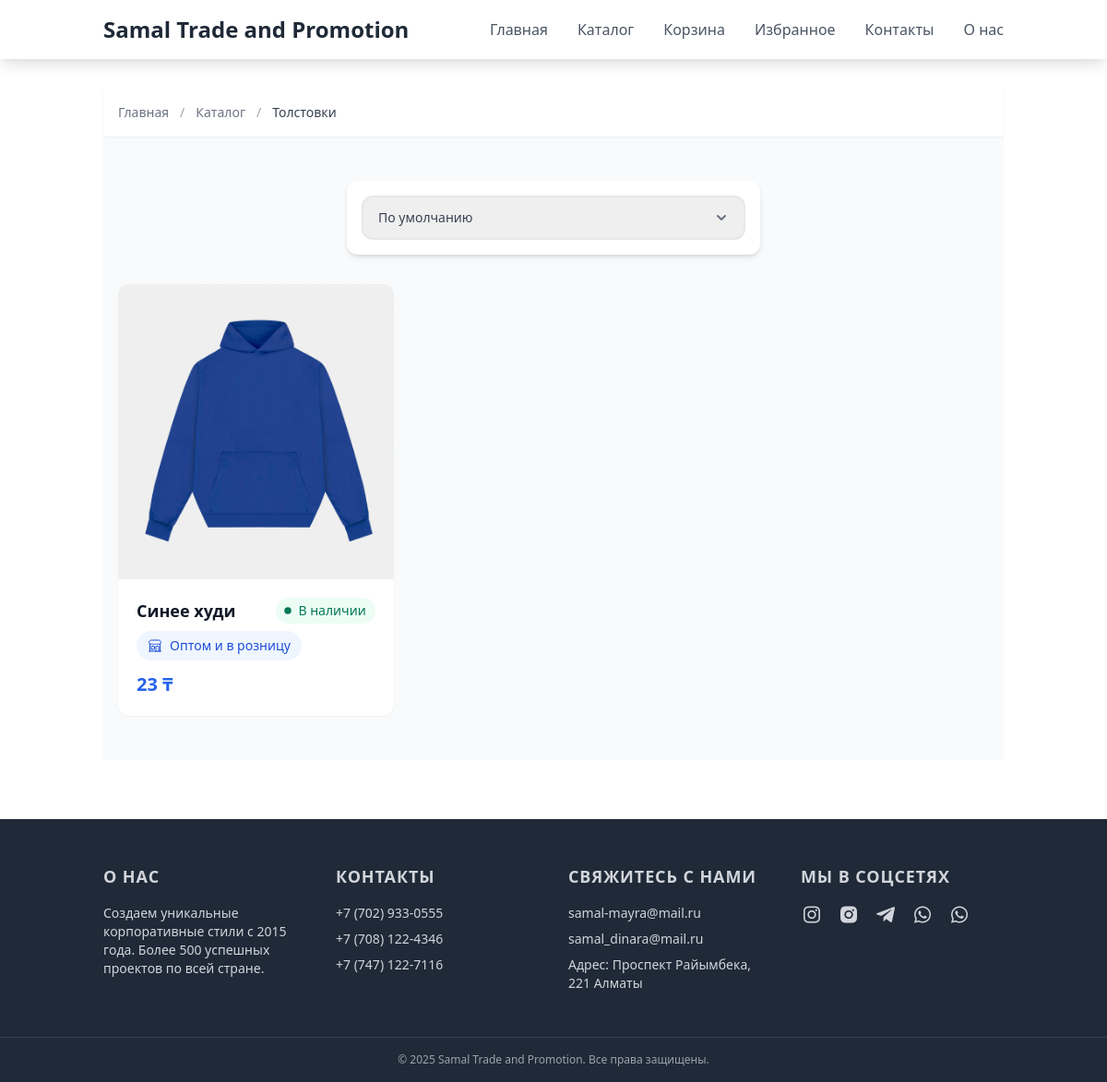
Page /category/tolstovki/ on the earlier database version.
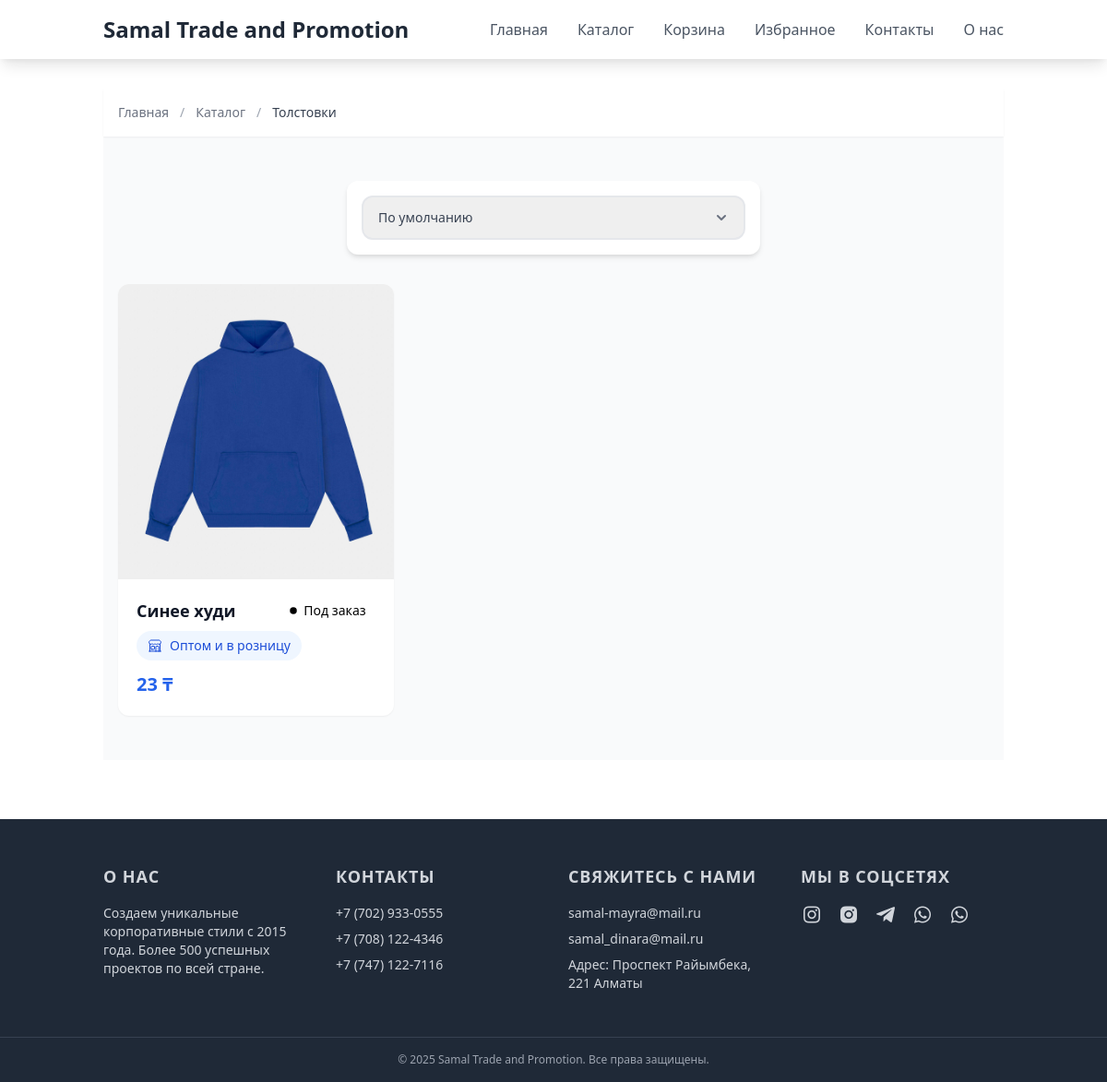
Same page on the later database version.
### samal/models.py (models this page shows, shortened)
class Product(models.Model):
    name = models.CharField(max_length=255, verbose_name='Название')
    slug = models.SlugField(max_length=255, unique=True, verbose_name='URL')
    image = models.ImageField(upload_to='product_images/', blank=True, null=True, verbose_name='Изображение')
    price = models.DecimalField(max_digits=10, decimal_places=2, verbose_name='Цена', blank=True, null=True)
    UNIT_CHOICES = [
        ('pcs', 'шт'),
        ('kg', 'кг'),
    ]
    unit = models.CharField(
        max_length=3,
        choices=UNIT_CHOICES,
        default='pcs',
        verbose_name='Единица измерения'
    )
    category = models.ForeignKey(Category, on_delete=models.CASCADE, verbose_name='Категория')
    description = models.TextField(verbose_name='Описание', blank=True)
    created_at = models.DateTimeField(auto_now_add=True, verbose_name='Дата создания')
    updated_at = models.DateTimeField(auto_now=True, verbose_name='Дата обновления')
    AVAILABILITY_CHOICES = [
        ('in_stock', 'В наличии'),
        ('on_order', 'Под заказ'),
    ]
    availability = models.CharField(
        max_length=10,
        choices=AVAILABILITY_CHOICES,
        default='in_stock',
        verbose_name='Наличие'
    )
    expected_delivery = models.CharField(max_length=50, blank=True, verbose_name='Срок поставки')
    class Meta:
        verbose_name = 'Продукт'
        verbose_name_plural = 'Продукты'

### samal/views.py (the view)
# urls.py: path('category/<slug:slug>/', category_detail, name='category_detail'),
def category_detail(request, slug):
    category = get_object_or_404(Category, slug=slug)
    products_list = Product.objects.filter(category=category)
    sort_option = request.GET.get('sort', '')
    if sort_option == 'price_asc':
        products_list = products_list.order_by('price')
    elif sort_option == 'price_desc':
        products_list = products_list.order_by('-price')
    elif sort_option == 'newest':
        products_list = products_list.order_by('-created_at')
    paginator = Paginator(products_list, 6)
    page = request.GET.get('page')
    try:
        products = paginator.page(page)
    except PageNotAnInteger:
        products = paginator.page(1)
    except EmptyPage:
        products = paginator.page(paginator.num_pages)
    context = {
        'category': category,
        'products': products,
        'sort_option': sort_option,
    }
    return render(request, 'samal/category_detail.html', context)

### templates/samal/category_detail.html (shortened to what the changed rows need)
{% extends 'base.html' %}
{% load static %}
{% block content %}
<div class="bg-gray-50">
    <div class="container mx-auto px-4 py-12">
        <div class="lg:flex lg:gap-8">
            <main class="flex-1">
                <div class="grid grid-cols-1 sm:grid-cols-2 lg:grid-cols-3 gap-6">
                    {% for product in products %}
                    <div class="group bg-white rounded-xl shadow-sm hover:shadow-lg transition-all duration-300 ease-out">
                        <a href="{% url 'product_detail' product.slug %}" class="block overflow-hidden rounded-t-xl">
                            <div class="relative h-80 overflow-hidden">
                                <img src="{{ product.image.url }}"
                                     alt="{{ product.name }}"
                                     class="w-full h-full object-cover transform transition-transform duration-300 group-hover:scale-105">
                            </div>
                        </a>
                        <div class="p-5">
                            <div class="flex items-start justify-between gap-3 mb-2">
                                <h3 class="flex-1 font-semibold text-gray-900 text-lg">
                                    <a href="{% url 'product_detail' product.slug %}"
                                       class="hover:text-blue-600 transition-colors">
                                        {{ product.name }}
                                    </a>
                                </h3>
                                <div class="flex-shrink-0">
                                    {% if product.availability == 'in_stock' %}
                                    <span class="inline-flex items-center py-1 pl-2 pr-2.5 rounded-full bg-green-50 text-green-700 text-sm font-medium">
                                        <svg class="w-2.5 h-2.5 mr-1.5 shrink-0" fill="currentColor" viewBox="0 0 8 8">
                                            <circle cx="4" cy="4" r="3"/>
                                        </svg>
                                        {{ product.get_availability_display }}
                                    </span>
                                    {% else %}
                                    <span class="inline-flex items-center py-1 pl-2 pr-2.5 rounded-full bg-orange-50 text-orange-700 text-sm font-medium">
                                        <svg class="w-2.5 h-2.5 mr-1.5 shrink-0" fill="currentColor" viewBox="0 0 8 8">
                                            <circle cx="4" cy="4" r="3"/>
                                        </svg>
                                        {{ product.get_availability_display }}
                                    </span>
                                    {% endif %}
                                </div>
                            </div>
                            <div class="mb-3">
                                <span class="inline-flex items-center h-8 px-3 rounded-full bg-blue-50 text-blue-700 text-sm font-medium">
                                    Оптом и в розницу
                                </span>
                            </div>
                            <div class="flex items-center justify-between">
                                <span class="text-xl font-bold text-blue-600">
                                    {{ product.price|floatformat:"-2" }} ₸
                                </span>
                            </div>
                        </div>
                    </div>
                    {% endfor %}
                </div>
            </main>
        </div>
    </div>
</div>
{% endblock %}

Differences in the rows shown:
changed Product "Синее худи": availability "В наличии" → "Под заказ"
